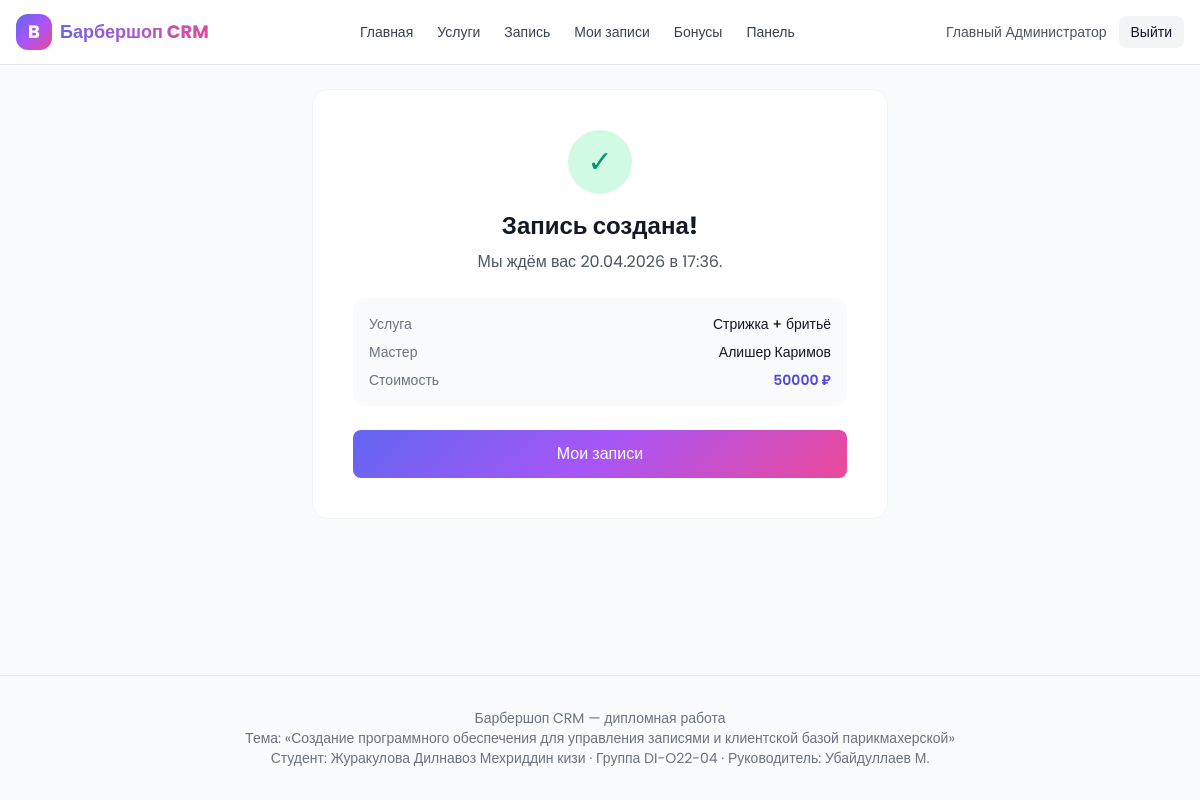
Page /booking/success/1/ (signed in) on the committed database.
### accounts/models.py (models this page shows, shortened)
class User(AbstractUser):
    ROLE_CHOICES = [
        ('client', 'Клиент'),
        ('barber', 'Мастер'),
        ('admin', 'Администратор'),
    ]
    phone = models.CharField('Телефон', max_length=20, unique=True)
    role = models.CharField('Роль', max_length=20, choices=ROLE_CHOICES, default='client')
    avatar = models.ImageField('Аватар', upload_to='avatars/', null=True, blank=True)
    class Meta:
        verbose_name = 'Пользователь'
        verbose_name_plural = 'Пользователи'
    @property
    def is_staff_role(self):
        return self.role in ('barber', 'admin') or self.is_superuser

### bookings/models.py (models this page shows, shortened)
class Appointment(models.Model):
    STATUS_CHOICES = [
        ('pending', 'Ожидает'),
        ('confirmed', 'Подтверждена'),
        ('in_progress', 'Выполняется'),
        ('completed', 'Завершена'),
        ('cancelled', 'Отменена'),
        ('no_show', 'Не явился'),
    ]
    STATUS_BADGE = {
        'pending': 'bg-amber-100 text-amber-700',
        'confirmed': 'bg-indigo-100 text-indigo-700',
        'in_progress': 'bg-violet-100 text-violet-700',
        'completed': 'bg-emerald-100 text-emerald-700',
        'cancelled': 'bg-rose-100 text-rose-700',
        'no_show': 'bg-slate-200 text-slate-700',
    }
    client = models.ForeignKey('clients.Client', on_delete=models.CASCADE, related_name='appointments', verbose_name='Клиент')
    barber = models.ForeignKey('staff.Barber', on_delete=models.PROTECT, related_name='appointments', verbose_name='Мастер')
    service = models.ForeignKey('services.Service', on_delete=models.PROTECT, related_name='appointments', verbose_name='Услуга')
    start_at = models.DateTimeField('Начало')
    duration_minutes = models.PositiveIntegerField('Длительность (мин)', default=30)
    status = models.CharField('Статус', max_length=20, choices=STATUS_CHOICES, default='pending')
    notes = models.TextField('Заметки', blank=True)
    created_at = models.DateTimeField('Создано', auto_now_add=True)
    updated_at = models.DateTimeField('Обновлено', auto_now=True)
    class Meta:
        verbose_name = 'Запись'
        verbose_name_plural = 'Записи'
        ordering = ['-start_at']

### services/models.py (models this page shows, shortened)
class Service(models.Model):
    category = models.ForeignKey(ServiceCategory, on_delete=models.CASCADE, related_name='services', verbose_name='Категория')
    name = models.CharField('Название', max_length=120)
    description = models.TextField('Описание', blank=True)
    duration_minutes = models.PositiveIntegerField('Длительность (мин)', default=30)
    price = models.DecimalField('Цена', max_digits=10, decimal_places=2, default=0)
    image_url = models.URLField('Изображение (URL)', blank=True)
    is_active = models.BooleanField('Активна', default=True)
    class Meta:
        verbose_name = 'Услуга'
        verbose_name_plural = 'Услуги'
        ordering = ['category__name', 'name']

### staff/models.py (models this page shows, shortened)
class Barber(models.Model):
    user = models.OneToOneField(settings.AUTH_USER_MODEL, on_delete=models.CASCADE, related_name='barber_profile', verbose_name='Пользователь')
    specialization = models.CharField('Специализация', max_length=120, blank=True)
    experience_years = models.PositiveIntegerField('Опыт (лет)', default=1)
    rating = models.DecimalField('Рейтинг', max_digits=4, decimal_places=2, default=5.0)
    bio = models.TextField('О мастере', blank=True)
    is_active = models.BooleanField('Активен', default=True)
    class Meta:
        verbose_name = 'Мастер'
        verbose_name_plural = 'Мастера'
        ordering = ['-rating']
    @property
    def full_name(self):
        return self.user.get_full_name() or self.user.username

### bookings/views.py (the view)
# urls.py: path('success/<int:pk>/', views.booking_success, name='success'),
@login_required
def booking_success(request, pk):
    appt = get_object_or_404(Appointment, pk=pk)
    return render(request, 'public/booking_success.html', {'appointment': appt})

### core/context_processors.py (called while the page is built)
def bmi_meta(request):
    return {
        'BMI_TOPIC': 'Создание программного обеспечения для управления записями и клиентской базой парикмахерской',
        'BMI_STUDENT': 'Журакулова Дилнавоз Мехриддин кизи',
        'BMI_GROUP': 'DI-O22-04',
        'BMI_SUPERVISOR': 'Убайдуллаев М.',
        'BRAND_NAME': 'Барбершоп CRM',
    }

### templates/public/booking_success.html (shortened to what this page needs)
{% extends 'base.html' %}
{% block content %}
<div class="max-w-xl mx-auto text-center bg-white rounded-2xl p-10 border border-gray-100">
  <div class="w-16 h-16 mx-auto mb-4 rounded-full bg-emerald-100 text-emerald-600 flex items-center justify-center text-3xl">✓</div>
  <h1 class="text-2xl font-bold mb-2">Запись создана!</h1>
  <p class="text-gray-600 mb-6">Мы ждём вас {{ appointment.start_at|date:'d.m.Y' }} в {{ appointment.start_at|date:'H:i' }}.</p>
  <dl class="text-left space-y-2 text-sm bg-gray-50 rounded-xl p-4 mb-6">
    <div class="flex justify-between"><dt class="text-gray-500">Услуга</dt><dd class="font-medium">{{ appointment.service.name }}</dd></div>
    <div class="flex justify-between"><dt class="text-gray-500">Мастер</dt><dd class="font-medium">{{ appointment.barber.full_name }}</dd></div>
    <div class="flex justify-between"><dt class="text-gray-500">Стоимость</dt><dd class="font-semibold text-indigo-600">{{ appointment.service.price|floatformat:0 }} ₽</dd></div>
  </dl>
  <a href="{% url 'clients:me' %}" class="block brand-gradient text-white font-medium rounded-lg py-3">Мои записи</a>
</div>
{% endblock %}

### templates/base.html (shortened to what this page needs)
{% load static %}
<!DOCTYPE html>
<html lang="ru">
<head>
  <script src="https://cdn.tailwindcss.com"></script>
</head>
<body class="bg-gray-50 text-gray-900 min-h-screen flex flex-col">
  <header class="bg-white border-b border-gray-200 sticky top-0 z-40">
    <div class="max-w-7xl mx-auto px-4 h-16 flex items-center justify-between">
      <a href="{% url 'core:landing' %}" class="flex items-center gap-2 font-bold text-lg">
        <span class="w-9 h-9 rounded-xl brand-gradient flex items-center justify-center text-white">B</span>
        <span class="brand-text">Барбершоп CRM</span>
      </a>
      <nav class="hidden md:flex items-center gap-6 text-sm font-medium text-gray-700">
        <a href="{% url 'core:landing' %}" class="hover:text-indigo-600">Главная</a>
        <a href="{% url 'services:list' %}" class="hover:text-indigo-600">Услуги</a>
        <a href="{% url 'bookings:calendar' %}" class="hover:text-indigo-600">Запись</a>
        {% if user.is_authenticated %}
          <a href="{% url 'clients:me' %}" class="hover:text-indigo-600">Мои записи</a>
          <a href="{% url 'clients:loyalty' %}" class="hover:text-indigo-600">Бонусы</a>
          {% if user.is_staff_role %}
            <a href="{% url 'core:dashboard' %}" class="hover:text-indigo-600">Панель</a>
          {% endif %}
        {% endif %}
      </nav>
      <div class="flex items-center gap-3">
        {% if user.is_authenticated %}
          <span class="hidden sm:inline text-sm text-gray-600">{{ user.get_full_name|default:user.username }}</span>
          <form method="post" action="{% url 'accounts:logout' %}">{% csrf_token %}
            <button class="px-3 py-1.5 text-sm rounded-lg bg-gray-100 hover:bg-gray-200">Выйти</button>
          </form>
        {% else %}
          <a href="{% url 'accounts:login' %}" class="px-3 py-1.5 text-sm rounded-lg bg-gray-100 hover:bg-gray-200">Войти</a>
          <a href="{% url 'accounts:register' %}" class="px-3 py-1.5 text-sm rounded-lg brand-gradient text-white">Регистрация</a>
        {% endif %}
      </div>
    </div>
  </header>
  <main class="flex-1 max-w-7xl mx-auto px-4 w-full py-6 pb-24 md:pb-6">
    {% block content %}{% endblock %}
  </main>
  {% include 'components/footer.html' %}
</body>
</html>

### templates/base.html (style rules this page uses)
html, body { font-family: 'Poppins', sans-serif; }
.brand-gradient { background: linear-gradient(135deg, #6366f1 0%, #a855f7 50%, #ec4899 100%); }
.brand-text { background: linear-gradient(135deg, #6366f1, #ec4899); -webkit-background-clip: text; background-clip: text; color: transparent; }

### rows in the picture
User: get_full_name "Главный Администратор"
Appointment: start_at "20.04.2026", start_at "17:36", service.name "Стрижка + бритьё", barber.full_name "Алишер Каримов", service.price "50000"
